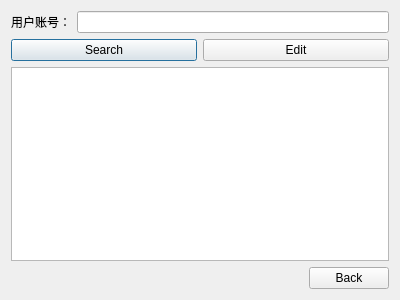
<?xml version="1.0" encoding="UTF-8"?>
<ui version="4.0">
 <class>AdminPanel</class>
 <widget class="QDialog" name="AdminPanel">
  <property name="geometry">
   <rect>
    <x>0</x>
    <y>0</y>
    <width>400</width>
    <height>300</height>
   </rect>
  </property>
  <property name="windowTitle">
   <string>Dialog</string>
  </property>
  <layout class="QVBoxLayout" name="verticalLayout_2">
   <item>
    <layout class="QVBoxLayout" name="verticalLayout">
     <item>
      <layout class="QHBoxLayout" name="horizontalLayout">
       <item>
        <widget class="QLabel" name="label">
         <property name="text">
          <string>用户账号：</string>
         </property>
        </widget>
       </item>
       <item>
        <widget class="QLineEdit" name="accountLineEdit"/>
       </item>
      </layout>
     </item>
     <item>
      <layout class="QHBoxLayout" name="horizontalLayout_2">
       <item>
        <widget class="QPushButton" name="searchButton">
         <property name="text">
          <string>Search</string>
         </property>
        </widget>
       </item>
       <item>
        <widget class="QPushButton" name="editButton">
         <property name="text">
          <string>Edit</string>
         </property>
        </widget>
       </item>
      </layout>
     </item>
     <item>
      <widget class="QTextEdit" name="infoTextEdit"/>
     </item>
     <item>
      <layout class="QHBoxLayout" name="horizontalLayout_3">
       <item>
        <spacer name="horizontalSpacer">
         <property name="orientation">
          <enum>Qt::Horizontal</enum>
         </property>
         <property name="sizeHint" stdset="0">
          <size>
           <width>40</width>
           <height>20</height>
          </size>
         </property>
        </spacer>
       </item>
       <item>
        <widget class="QPushButton" name="backToLoginButton">
         <property name="text">
          <string>Back</string>
         </property>
        </widget>
       </item>
      </layout>
     </item>
    </layout>
   </item>
  </layout>
 </widget>
 <resources/>
 <connections/>
</ui>
